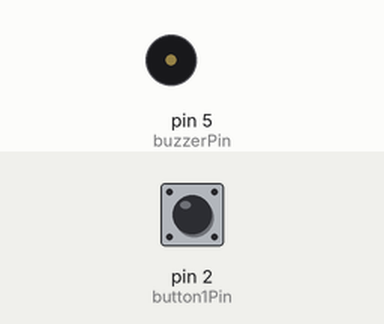
Bench run of a sketch on a simulated Arduino Uno, built with avr-gcc and run on an emulated ATmega328P. Shown: buzzer (waves = sounding). The inputs (shaded band) are chosen by the test bench; at power-on: pin 2 (button1Pin) HIGH.

Above: at 1.2 s.
1.3 s: pin 2 (button1Pin) pulled LOW for 0.15 s
At 1.8 s:
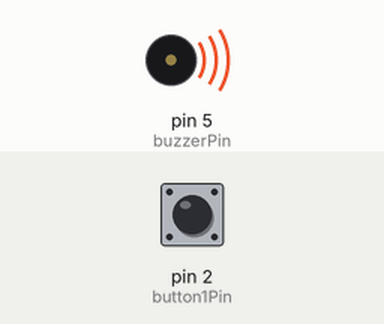
Timing chart, 0 to 10.4 s (numbered marks = the images above; inputs shaded):
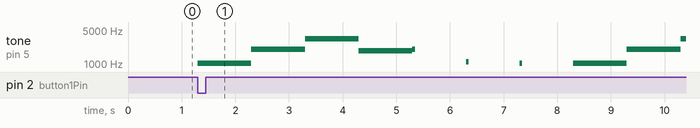

The sketch:

buzzer.in.ino
```cpp
int buzzerPin  = 5 ;  //The buzzerPin is connected to pin 5 of the Arduino.
int button1Pin = 2;   //The SW1 button is connect to pin 2 of the Arduino.

void setup() { //The Setup function runs once.
  pinMode(buzzerPin, OUTPUT);  //Setup red LED pin as an output pin.
  pinMode(button1Pin, INPUT);  //Setup button1 pin as an input pin.
}

void loop() { //The loop function runs forever.
  if (digitalRead(button1Pin) == LOW) { //Check to see if button1 is pressed.

    tone(buzzerPin,1047 ,1000);           //Play a tone of 2000Hz for 50 milliseconds.
    delay(1000);

     tone(buzzerPin, 2000,1000);           //Play a tone of 2000Hz for 50 milliseconds.
    delay(1000);

     tone(buzzerPin, 3322,1000);           //Play a tone of 2000Hz for 50 milliseconds.
    delay(1000);

     tone(buzzerPin, 1865, 1000);           //Play a tone of 2000Hz for 50 milliseconds.
    delay(1000);

     tone(buzzerPin, 2000,50);           //Play a tone of 2000Hz for 50 milliseconds.
    delay(1000);

     tone(buzzerPin, 1109,50);           //Play a tone of 2000Hz for 50 milliseconds.
    delay(1000);

     tone(buzzerPin, 1047,50);           //Play a tone of 2000Hz for 50 milliseconds.
    delay(1000);

 tone(buzzerPin,1047 ,1000);           //Play a tone of 2000Hz for 50 milliseconds.
    delay(1000);

     tone(buzzerPin, 2000,1000);           //Play a tone of 2000Hz for 50 milliseconds.
    delay(1000);

     tone(buzzerPin, 3322,1000);           //Play a tone of 2000Hz for 50 milliseconds.
    delay(1000);

     tone(buzzerPin, 1865, 1000);           //Play a tone of 2000Hz for 50 milliseconds.
    delay(1000);

     tone(buzzerPin, 2000,50);           //Play a tone of 2000Hz for 50 milliseconds.
    delay(1000);

     tone(buzzerPin, 1109,50);           //Play a tone of 2000Hz for 50 milliseconds.
    delay(1000);

     tone(buzzerPin, 1047,50);           //Play a tone of 2000Hz for 50 milliseconds.
    delay(1000);


    tone(buzzerPin, 1047,50);           //Play a tone of 2000Hz for 50 milliseconds.
    delay(1000);

     }
}
```

Measured:
- after the input at 1.3 s, tone on pin 5 (buzzerPin): plays 1047 Hz for 1.0 s, 2000 Hz for 1.0 s, 3322 Hz for 1.0 s, 1865 Hz for 1.0 s, 2000 Hz for 0.05 s, 1109 Hz for 0.05 s … (10 notes in this stretch), starting at once
